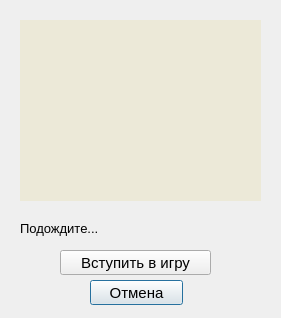
<?xml version="1.0" encoding="UTF-8"?>
<ui version="4.0">
 <class>DialogClaim</class>
 <widget class="QDialog" name="DialogClaim">
  <property name="geometry">
   <rect>
    <x>0</x>
    <y>0</y>
    <width>281</width>
    <height>318</height>
   </rect>
  </property>
  <property name="windowTitle">
   <string>Dialog</string>
  </property>
  <widget class="QPushButton" name="pushButton">
   <property name="geometry">
    <rect>
     <x>90</x>
     <y>280</y>
     <width>93</width>
     <height>25</height>
    </rect>
   </property>
   <property name="font">
    <font>
     <pointsize>11</pointsize>
    </font>
   </property>
   <property name="text">
    <string>Отмена</string>
   </property>
  </widget>
  <widget class="QPushButton" name="pushButton_2">
   <property name="geometry">
    <rect>
     <x>60</x>
     <y>250</y>
     <width>151</width>
     <height>25</height>
    </rect>
   </property>
   <property name="font">
    <font>
     <pointsize>11</pointsize>
    </font>
   </property>
   <property name="text">
    <string>Вступить в игру</string>
   </property>
  </widget>
  <widget class="QLabel" name="label">
   <property name="geometry">
    <rect>
     <x>20</x>
     <y>220</y>
     <width>241</width>
     <height>16</height>
    </rect>
   </property>
   <property name="font">
    <font>
     <pointsize>10</pointsize>
    </font>
   </property>
   <property name="text">
    <string>Подождите...</string>
   </property>
  </widget>
  <widget class="QTextBrowser" name="textBrowser">
   <property name="geometry">
    <rect>
     <x>20</x>
     <y>20</y>
     <width>241</width>
     <height>181</height>
    </rect>
   </property>
   <property name="palette">
    <palette>
     <active>
      <colorrole role="Base">
       <brush brushstyle="SolidPattern">
        <color alpha="255">
         <red>236</red>
         <green>233</green>
         <blue>216</blue>
        </color>
       </brush>
      </colorrole>
     </active>
     <inactive>
      <colorrole role="Base">
       <brush brushstyle="SolidPattern">
        <color alpha="255">
         <red>236</red>
         <green>233</green>
         <blue>216</blue>
        </color>
       </brush>
      </colorrole>
     </inactive>
     <disabled>
      <colorrole role="Base">
       <brush brushstyle="SolidPattern">
        <color alpha="255">
         <red>236</red>
         <green>233</green>
         <blue>216</blue>
        </color>
       </brush>
      </colorrole>
     </disabled>
    </palette>
   </property>
   <property name="frameShape">
    <enum>QFrame::NoFrame</enum>
   </property>
  </widget>
 </widget>
 <resources/>
 <connections/>
</ui>
